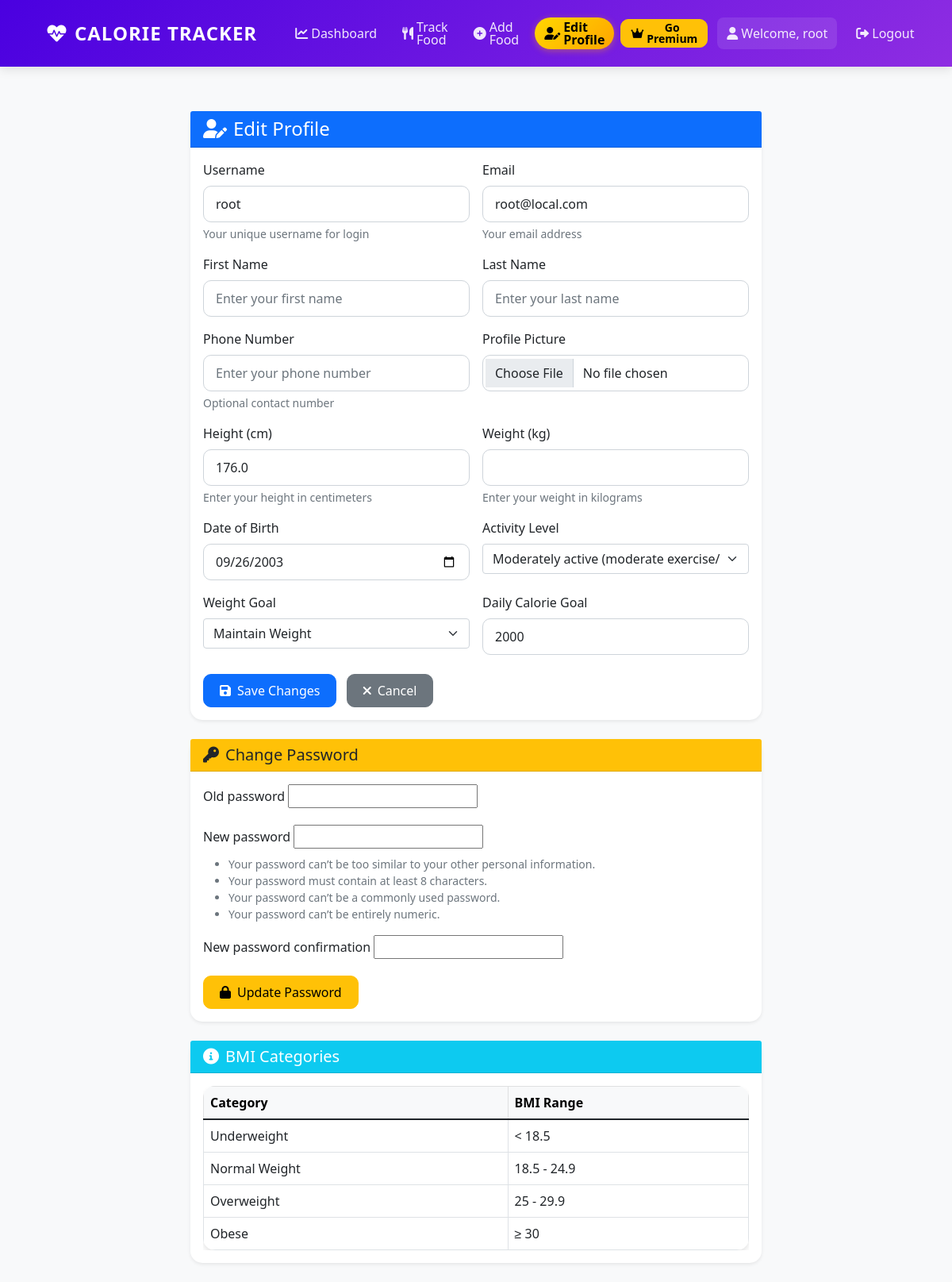
The page /profile/edit/ (signed in) on the database as committed earlier.
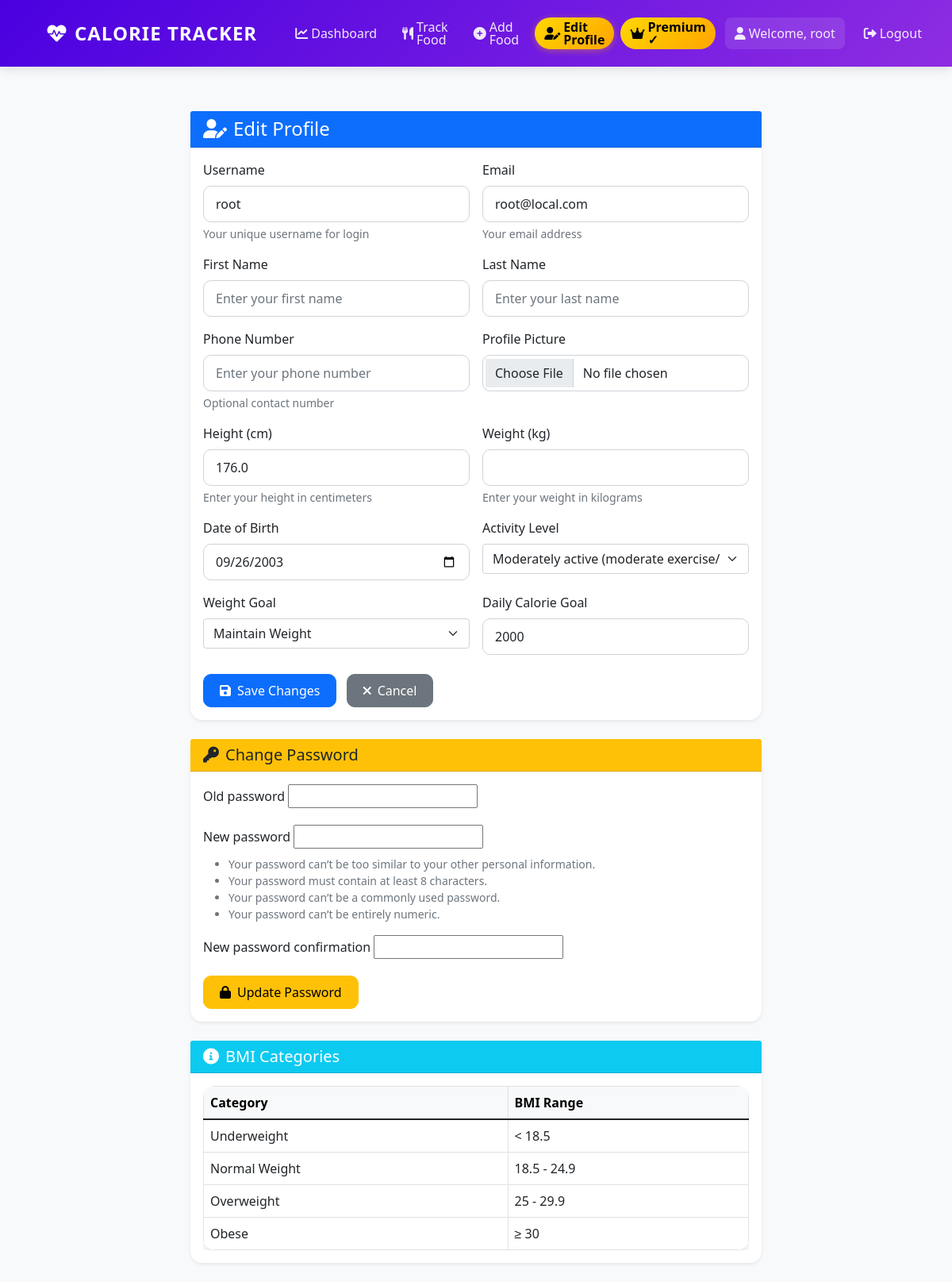
The same page on the database as committed later.
### myapp/views.py (the view, shortened to what this page needs)
# urls.py: path('profile/edit/', views.edit_profile, name='edit_profile'),
@login_required
def edit_profile(request):
    user_profile = request.user.userprofile
    password_form = PasswordChangeForm(request.user)
    activity_choices = UserProfile.ACTIVITY_CHOICES
    goal_choices = UserProfile.GOAL_CHOICES
    context = {
        'user_profile': user_profile,
        'activity_choices': activity_choices,
        'goal_choices': goal_choices,
        'password_form': password_form,
    }
    return render(request, 'myapp/edit_profile.html', context)

### myapp/models.py (called while the page is built)
    def is_premium_active(self):
        if self.is_premium and self.premium_until:
            return timezone.now() < self.premium_until
        return False

### myapp/templatetags/custom_filters.py (called while the page is built)
@register.filter
def format_display_name(user):
    full_name = user.get_full_name()
    if full_name:
        name_parts = full_name.strip().split()
        if len(name_parts) >= 2:
            first_name = name_parts[0]
            last_initial = name_parts[-1][0].upper()
            return f"{first_name} {last_initial}."
        else:
            return full_name
    else:
        return user.username

### myapp/templates/myapp/edit_profile.html (shortened to what the changed rows need)
{% extends "myapp/base.html" %}
{% block content %}
<div class="container py-4">
    <div class="row justify-content-center">
        <div class="col-md-8">
            <div class="card border-0 shadow-sm mt-4">
                <div class="card-body">
                    <div class="table-responsive">
                        <table class="table table-bordered mb-0">
                            <thead class="table-light">
                                <tr>
                                    <th>Category</th>
                                    <th>BMI Range</th>
                                </tr>
                            </thead>
                        </table>
                    </div>
                </div>
            </div>
        </div>
    </div>
</div>
{% endblock %}

### myapp/templates/myapp/base.html (shortened to what the changed rows need)
{% load custom_filters %}
<!DOCTYPE html>
<html lang="en">
<head>
    <link href="https://cdn.jsdelivr.net/npm/bootstrap@5.1.3/dist/css/bootstrap.min.css" rel="stylesheet">
    <link rel="stylesheet" href="https://cdnjs.cloudflare.com/ajax/libs/font-awesome/6.0.0/css/all.min.css">
</head>
<body>
    <div class="container-fluid px-0">
        <nav class="navbar navbar-expand-lg navbar-dark">
            <div class="container">
                <div class="collapse navbar-collapse" id="navbarNav">
                    <ul class="navbar-nav ms-auto">
                        {% if user.is_authenticated %}
                        <li class="nav-item">
                            {% if user.userprofile.is_premium_active %}
                                <span class="nav-link" style="background: linear-gradient(135deg, #FFD700 0%, #FFA500 100%); border-radius: 20px; color: black !important; font-weight: bold;">
                                    <i class="fas fa-crown me-1"></i> Premium ✓
                                </span>
                            {% else %}
                                <a class="nav-link btn btn-warning btn-sm" href="{% url 'subscription_plans' %}" style="color: black !important; font-weight: bold;">
                                    <i class="fas fa-crown me-1"></i> Go Premium
                                </a>
                            {% endif %}
                        </li>
                        {% else %}
                        <li class="nav-item">
                            <a class="nav-link" href="{% url 'login' %}">
                                <i class="fas fa-sign-in-alt me-1"></i> Login
                            </a>
                        </li>
                        {% endif %}
                    </ul>
                </div>
            </div>
        </nav>
    </div>
    <div class="container">
        {% block content %}
        {% endblock %}
    </div>
</body>
</html>

Rows that differ between the two databases and show on the page:
changed UserProfile "Maintain Weight": is_premium False → True (drawn)
Other text that changed with them:
text no longer shown: "Go Premium"
text now shown: "Premium ✓"
